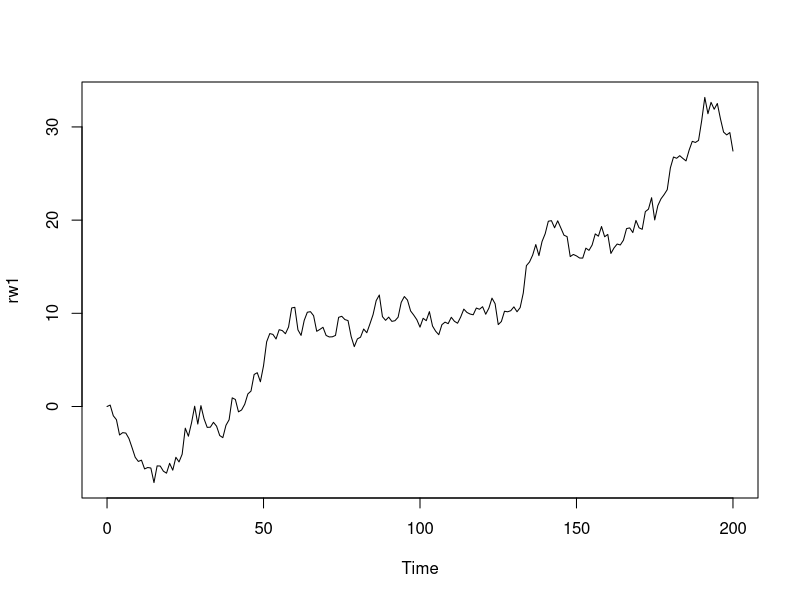
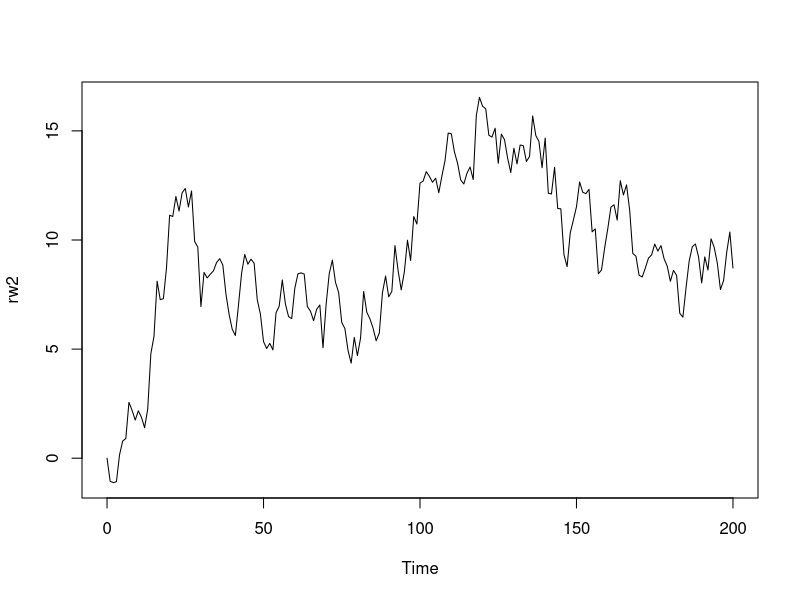
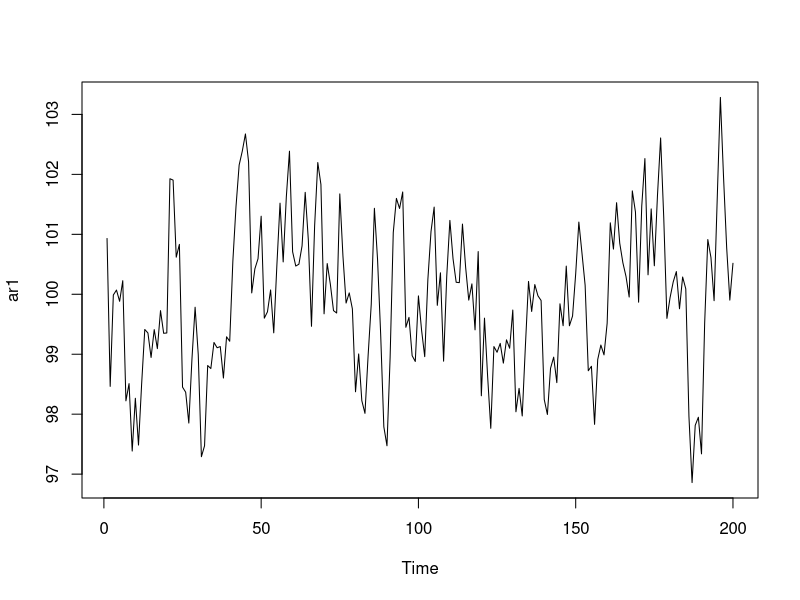
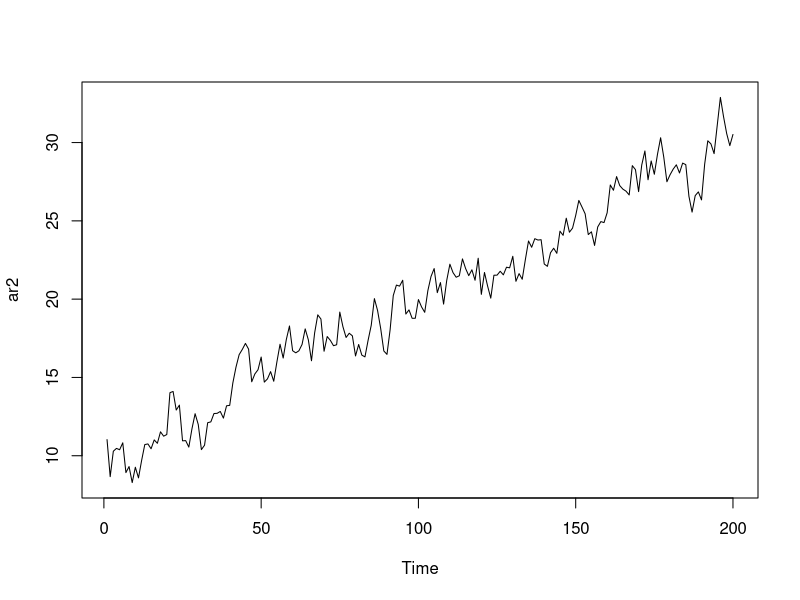

These charts were generated, in order, by the following R code:
## ---- chunk 1
knitr::opts_chunk$set(echo = TRUE)
## ---- chunk 2
library(urca)
## install.packages("urca")
## ---- chunk 3
rw1 <- arima.sim(model = list(order = c(0, 1, 0)), n = 200)
rw2 <- arima.sim(model = list(order = c(0, 1, 0)), n = 200)

# rw2 <- 1.5 * rw1 + rnorm(n = 200)
plot(rw1)
plot(rw2)
## ---- chunk 4
summary(lm(rw2 ~ rw1))
## ---- chunk 5
## Unit root (ur)
library(urca)
summary(ur.df(rw1, type = "none", lags = 0))
## ---- chunk 6
set.seed(5454) ## For reproducibility of the simulation results
ar1 <- 100 + arima.sim(model = list(order = c(1, 0, 0), ar = c(0.7)), n = 200)
plot(ar1)
## ---- chunk 7
summary(ur.df(ar1, type = "none", lags = 0))
## ---- chunk 8
summary(ur.df(ar1, type = "drift", lags = 0))
## ---- chunk 9
set.seed(5454) ## For reproducibility of the simulation results
ar2 <- 10 + 0.1*(1:200) + arima.sim(model = list(order = c(1, 0, 0), ar = c(0.7)), n = 200)
plot(ar2)
## ---- chunk 10
summary(ur.df(ar2, type = "drift", lags = 0))
## ---- chunk 11
summary(ur.df(ar2, type = "trend", lags = 0))
